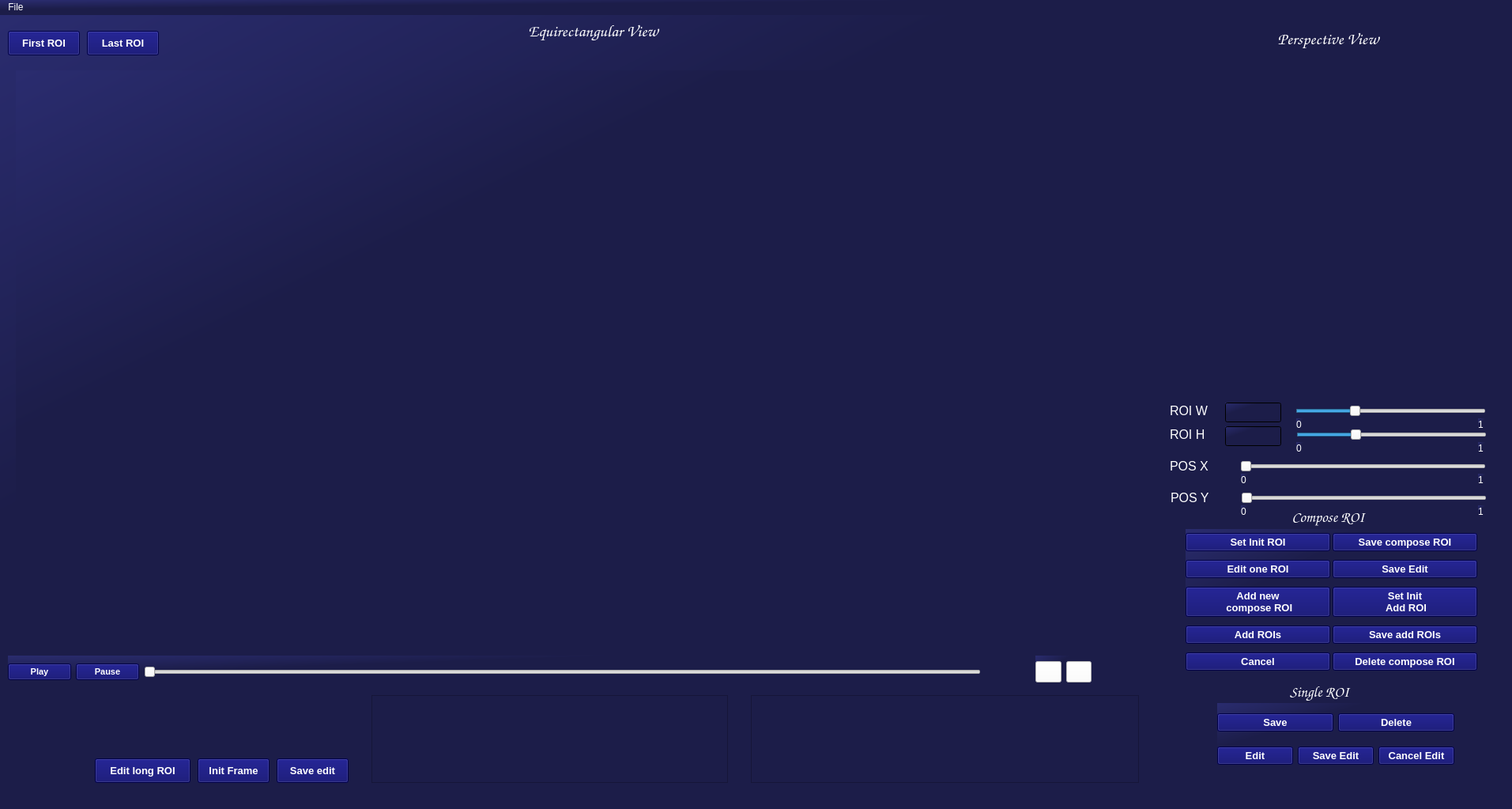
<?xml version="1.0" encoding="UTF-8"?>
<ui version="4.0">
 <class>Anottation</class>
 <widget class="QMainWindow" name="Anottation">
  <property name="geometry">
   <rect>
    <x>0</x>
    <y>0</y>
    <width>1913</width>
    <height>1023</height>
   </rect>
  </property>
  <property name="windowTitle">
   <string>MainWindow</string>
  </property>
  <property name="layoutDirection">
   <enum>Qt::LeftToRight</enum>
  </property>
  <property name="styleSheet">
   <string notr="true">background-color: qlineargradient(spread:pad, x1:0, y1:0, x2:1, y2:1, stop:0 rgba(42, 44, 111, 255), stop:0.315789 rgba(28, 29, 73, 255));
color:rgb(255,255,255);
border-color: rgb(44, 0, 66);</string>
  </property>
  <widget class="QWidget" name="window">
   <widget class="QLabel" name="label">
    <property name="geometry">
     <rect>
      <x>470</x>
      <y>0</y>
      <width>561</width>
      <height>41</height>
     </rect>
    </property>
    <property name="font">
     <font>
      <family>Comic Sans MS</family>
      <pointsize>16</pointsize>
      <weight>75</weight>
      <bold>true</bold>
     </font>
    </property>
    <property name="styleSheet">
     <string notr="true">background-color:none;</string>
    </property>
    <property name="text">
     <string>Equirectangular View</string>
    </property>
    <property name="alignment">
     <set>Qt::AlignCenter</set>
    </property>
   </widget>
   <widget class="QLabel" name="label_2">
    <property name="geometry">
     <rect>
      <x>1510</x>
      <y>10</y>
      <width>341</width>
      <height>41</height>
     </rect>
    </property>
    <property name="font">
     <font>
      <family>Comic Sans MS</family>
      <pointsize>16</pointsize>
      <weight>75</weight>
      <bold>true</bold>
     </font>
    </property>
    <property name="styleSheet">
     <string notr="true">background-color:none;</string>
    </property>
    <property name="text">
     <string>Perspective View</string>
    </property>
    <property name="alignment">
     <set>Qt::AlignCenter</set>
    </property>
   </widget>
   <widget class="QSlider" name="slider_fov_w">
    <property name="geometry">
     <rect>
      <x>1639</x>
      <y>490</y>
      <width>241</width>
      <height>22</height>
     </rect>
    </property>
    <property name="styleSheet">
     <string notr="true">background-color:none;</string>
    </property>
    <property name="minimum">
     <number>0</number>
    </property>
    <property name="maximum">
     <number>100</number>
    </property>
    <property name="singleStep">
     <number>1</number>
    </property>
    <property name="pageStep">
     <number>1</number>
    </property>
    <property name="value">
     <number>30</number>
    </property>
    <property name="orientation">
     <enum>Qt::Horizontal</enum>
    </property>
    <property name="tickPosition">
     <enum>QSlider::NoTicks</enum>
    </property>
    <property name="tickInterval">
     <number>1</number>
    </property>
   </widget>
   <widget class="QLabel" name="label_3">
    <property name="geometry">
     <rect>
      <x>1480</x>
      <y>490</y>
      <width>91</width>
      <height>21</height>
     </rect>
    </property>
    <property name="font">
     <font>
      <family>Arial</family>
      <pointsize>12</pointsize>
     </font>
    </property>
    <property name="styleSheet">
     <string notr="true">background-color:none;</string>
    </property>
    <property name="text">
     <string>ROI W</string>
    </property>
   </widget>
   <widget class="QLabel" name="label_4">
    <property name="geometry">
     <rect>
      <x>1480</x>
      <y>520</y>
      <width>91</width>
      <height>21</height>
     </rect>
    </property>
    <property name="font">
     <font>
      <family>Arial</family>
      <pointsize>12</pointsize>
     </font>
    </property>
    <property name="styleSheet">
     <string notr="true">background-color:none;</string>
    </property>
    <property name="text">
     <string>ROI H</string>
    </property>
   </widget>
   <widget class="QSlider" name="slider_fov_h">
    <property name="geometry">
     <rect>
      <x>1640</x>
      <y>520</y>
      <width>241</width>
      <height>22</height>
     </rect>
    </property>
    <property name="styleSheet">
     <string notr="true">background-color:none;</string>
    </property>
    <property name="minimum">
     <number>0</number>
    </property>
    <property name="maximum">
     <number>100</number>
    </property>
    <property name="pageStep">
     <number>1</number>
    </property>
    <property name="value">
     <number>30</number>
    </property>
    <property name="orientation">
     <enum>Qt::Horizontal</enum>
    </property>
    <property name="tickPosition">
     <enum>QSlider::NoTicks</enum>
    </property>
    <property name="tickInterval">
     <number>1</number>
    </property>
   </widget>
   <widget class="QLabel" name="label_7">
    <property name="geometry">
     <rect>
      <x>1640</x>
      <y>510</y>
      <width>16</width>
      <height>16</height>
     </rect>
    </property>
    <property name="text">
     <string>0</string>
    </property>
   </widget>
   <widget class="QLabel" name="label_8">
    <property name="geometry">
     <rect>
      <x>1870</x>
      <y>510</y>
      <width>16</width>
      <height>16</height>
     </rect>
    </property>
    <property name="text">
     <string>1</string>
    </property>
   </widget>
   <widget class="QLabel" name="label_9">
    <property name="geometry">
     <rect>
      <x>1870</x>
      <y>540</y>
      <width>16</width>
      <height>16</height>
     </rect>
    </property>
    <property name="text">
     <string>1</string>
    </property>
   </widget>
   <widget class="QLabel" name="label_10">
    <property name="geometry">
     <rect>
      <x>1640</x>
      <y>540</y>
      <width>16</width>
      <height>16</height>
     </rect>
    </property>
    <property name="text">
     <string>0</string>
    </property>
   </widget>
   <widget class="QLabel" name="equi_image">
    <property name="geometry">
     <rect>
      <x>20</x>
      <y>70</y>
      <width>1450</width>
      <height>725</height>
     </rect>
    </property>
    <property name="maximumSize">
     <size>
      <width>16000</width>
      <height>8000</height>
     </size>
    </property>
    <property name="font">
     <font>
      <pointsize>10</pointsize>
     </font>
    </property>
    <property name="mouseTracking">
     <bool>true</bool>
    </property>
    <property name="text">
     <string/>
    </property>
   </widget>
   <widget class="QLabel" name="perspective_image">
    <property name="geometry">
     <rect>
      <x>1480</x>
      <y>70</y>
      <width>400</width>
      <height>400</height>
     </rect>
    </property>
    <property name="styleSheet">
     <string notr="true">background-color: rgb(28, 29, 73);</string>
    </property>
    <property name="text">
     <string/>
    </property>
   </widget>
   <widget class="QLabel" name="text_nfov_information">
    <property name="geometry">
     <rect>
      <x>30</x>
      <y>850</y>
      <width>381</width>
      <height>81</height>
     </rect>
    </property>
    <property name="font">
     <font>
      <family>Arial</family>
      <pointsize>10</pointsize>
      <italic>true</italic>
     </font>
    </property>
    <property name="styleSheet">
     <string notr="true">background-color:none;</string>
    </property>
    <property name="text">
     <string/>
    </property>
    <property name="alignment">
     <set>Qt::AlignLeading|Qt::AlignLeft|Qt::AlignVCenter</set>
    </property>
   </widget>
   <widget class="QLabel" name="label_11">
    <property name="geometry">
     <rect>
      <x>1870</x>
      <y>620</y>
      <width>16</width>
      <height>16</height>
     </rect>
    </property>
    <property name="text">
     <string>1</string>
    </property>
   </widget>
   <widget class="QLabel" name="label_12">
    <property name="geometry">
     <rect>
      <x>1570</x>
      <y>580</y>
      <width>16</width>
      <height>16</height>
     </rect>
    </property>
    <property name="text">
     <string>0</string>
    </property>
   </widget>
   <widget class="QLabel" name="label_5">
    <property name="geometry">
     <rect>
      <x>1481</x>
      <y>600</y>
      <width>91</width>
      <height>21</height>
     </rect>
    </property>
    <property name="font">
     <font>
      <family>Arial</family>
      <pointsize>12</pointsize>
     </font>
    </property>
    <property name="styleSheet">
     <string notr="true">background-color:none;</string>
    </property>
    <property name="text">
     <string>POS Y</string>
    </property>
   </widget>
   <widget class="QSlider" name="slider_pos_x">
    <property name="geometry">
     <rect>
      <x>1569</x>
      <y>560</y>
      <width>311</width>
      <height>22</height>
     </rect>
    </property>
    <property name="styleSheet">
     <string notr="true">background-color:none;</string>
    </property>
    <property name="minimum">
     <number>0</number>
    </property>
    <property name="maximum">
     <number>1450</number>
    </property>
    <property name="singleStep">
     <number>1</number>
    </property>
    <property name="pageStep">
     <number>1</number>
    </property>
    <property name="value">
     <number>0</number>
    </property>
    <property name="orientation">
     <enum>Qt::Horizontal</enum>
    </property>
    <property name="tickPosition">
     <enum>QSlider::NoTicks</enum>
    </property>
    <property name="tickInterval">
     <number>1</number>
    </property>
   </widget>
   <widget class="QLabel" name="label_6">
    <property name="geometry">
     <rect>
      <x>1480</x>
      <y>560</y>
      <width>91</width>
      <height>21</height>
     </rect>
    </property>
    <property name="font">
     <font>
      <family>Arial</family>
      <pointsize>12</pointsize>
     </font>
    </property>
    <property name="styleSheet">
     <string notr="true">background-color:none;</string>
    </property>
    <property name="text">
     <string>POS X</string>
    </property>
   </widget>
   <widget class="QSlider" name="slider_pos_y">
    <property name="geometry">
     <rect>
      <x>1570</x>
      <y>600</y>
      <width>311</width>
      <height>22</height>
     </rect>
    </property>
    <property name="styleSheet">
     <string notr="true">background-color:none;</string>
    </property>
    <property name="minimum">
     <number>0</number>
    </property>
    <property name="maximum">
     <number>725</number>
    </property>
    <property name="pageStep">
     <number>1</number>
    </property>
    <property name="value">
     <number>0</number>
    </property>
    <property name="orientation">
     <enum>Qt::Horizontal</enum>
    </property>
    <property name="tickPosition">
     <enum>QSlider::NoTicks</enum>
    </property>
    <property name="tickInterval">
     <number>1</number>
    </property>
   </widget>
   <widget class="QLabel" name="label_13">
    <property name="geometry">
     <rect>
      <x>1870</x>
      <y>580</y>
      <width>16</width>
      <height>16</height>
     </rect>
    </property>
    <property name="text">
     <string>1</string>
    </property>
   </widget>
   <widget class="QLabel" name="label_14">
    <property name="geometry">
     <rect>
      <x>1570</x>
      <y>620</y>
      <width>16</width>
      <height>16</height>
     </rect>
    </property>
    <property name="text">
     <string>0</string>
    </property>
   </widget>
   <widget class="QLabel" name="label_15">
    <property name="geometry">
     <rect>
      <x>1510</x>
      <y>620</y>
      <width>341</width>
      <height>30</height>
     </rect>
    </property>
    <property name="font">
     <font>
      <family>Comic Sans MS</family>
      <pointsize>14</pointsize>
      <weight>75</weight>
      <bold>true</bold>
     </font>
    </property>
    <property name="styleSheet">
     <string notr="true">background-color:none;</string>
    </property>
    <property name="text">
     <string>Compose ROI</string>
    </property>
    <property name="alignment">
     <set>Qt::AlignCenter</set>
    </property>
   </widget>
   <widget class="QScrollArea" name="scroll_area_compose_ROI">
    <property name="geometry">
     <rect>
      <x>950</x>
      <y>860</y>
      <width>491</width>
      <height>111</height>
     </rect>
    </property>
    <property name="font">
     <font>
      <pointsize>14</pointsize>
     </font>
    </property>
    <property name="styleSheet">
     <string notr="true">background-color:rgb(28, 29, 73);</string>
    </property>
    <property name="widgetResizable">
     <bool>true</bool>
    </property>
    <widget class="QWidget" name="scroll_area_ROI_contents_2">
     <property name="geometry">
      <rect>
       <x>0</x>
       <y>0</y>
       <width>489</width>
       <height>109</height>
      </rect>
     </property>
    </widget>
   </widget>
   <widget class="QScrollArea" name="scroll_area_ROI">
    <property name="geometry">
     <rect>
      <x>470</x>
      <y>860</y>
      <width>451</width>
      <height>111</height>
     </rect>
    </property>
    <property name="font">
     <font>
      <pointsize>14</pointsize>
     </font>
    </property>
    <property name="styleSheet">
     <string notr="true">background-color: rgb(28, 29, 73);</string>
    </property>
    <property name="widgetResizable">
     <bool>true</bool>
    </property>
    <widget class="QWidget" name="scroll_area_ROI_contents">
     <property name="geometry">
      <rect>
       <x>0</x>
       <y>0</y>
       <width>449</width>
       <height>109</height>
      </rect>
     </property>
    </widget>
   </widget>
   <widget class="QWidget" name="gridLayoutWidget_2">
    <property name="geometry">
     <rect>
      <x>1500</x>
      <y>650</y>
      <width>369</width>
      <height>186</height>
     </rect>
    </property>
    <layout class="QGridLayout" name="gridLayout_2">
     <property name="horizontalSpacing">
      <number>3</number>
     </property>
     <item row="0" column="1">
      <widget class="QPushButton" name="button_end_ROI">
       <property name="font">
        <font>
         <family>Arial</family>
         <pointsize>10</pointsize>
         <weight>75</weight>
         <bold>true</bold>
        </font>
       </property>
       <property name="styleSheet">
        <string notr="true">background-color: rgb(0, 0, 100);</string>
       </property>
       <property name="text">
        <string>Save compose ROI</string>
       </property>
      </widget>
     </item>
     <item row="5" column="1">
      <widget class="QPushButton" name="button_delete_compose_ROI">
       <property name="font">
        <font>
         <family>Arial</family>
         <pointsize>10</pointsize>
         <weight>75</weight>
         <bold>true</bold>
        </font>
       </property>
       <property name="styleSheet">
        <string notr="true">background-color: rgb(0, 0, 100);</string>
       </property>
       <property name="text">
        <string>Delete compose ROI</string>
       </property>
      </widget>
     </item>
     <item row="1" column="0">
      <widget class="QPushButton" name="button_edit_one_compose_ROI">
       <property name="font">
        <font>
         <family>Arial</family>
         <pointsize>10</pointsize>
         <weight>75</weight>
         <bold>true</bold>
        </font>
       </property>
       <property name="styleSheet">
        <string notr="true">background-color: rgb(0, 0, 100);</string>
       </property>
       <property name="text">
        <string>Edit one ROI</string>
       </property>
      </widget>
     </item>
     <item row="3" column="0">
      <widget class="QPushButton" name="button_add_compose_roi">
       <property name="font">
        <font>
         <family>Arial</family>
         <pointsize>10</pointsize>
         <weight>75</weight>
         <bold>true</bold>
        </font>
       </property>
       <property name="styleSheet">
        <string notr="true">background-color: rgb(0, 0, 100);</string>
       </property>
       <property name="text">
        <string>Add ROIs</string>
       </property>
      </widget>
     </item>
     <item row="5" column="0">
      <widget class="QPushButton" name="button_cancel_edit_compose_ROI">
       <property name="font">
        <font>
         <family>Arial</family>
         <pointsize>10</pointsize>
         <weight>75</weight>
         <bold>true</bold>
        </font>
       </property>
       <property name="styleSheet">
        <string notr="true">background-color: rgb(0, 0, 100);</string>
       </property>
       <property name="text">
        <string>Cancel</string>
       </property>
      </widget>
     </item>
     <item row="0" column="0">
      <widget class="QPushButton" name="button_init_ROI">
       <property name="font">
        <font>
         <family>Arial</family>
         <pointsize>10</pointsize>
         <weight>75</weight>
         <bold>true</bold>
        </font>
       </property>
       <property name="styleSheet">
        <string notr="true">background-color: rgb(0, 0, 100);</string>
       </property>
       <property name="text">
        <string>Set Init ROI</string>
       </property>
      </widget>
     </item>
     <item row="3" column="1">
      <widget class="QPushButton" name="button_save_add_ROI">
       <property name="font">
        <font>
         <family>Arial</family>
         <pointsize>10</pointsize>
         <weight>75</weight>
         <bold>true</bold>
        </font>
       </property>
       <property name="styleSheet">
        <string notr="true">background-color: rgb(0, 0, 100);</string>
       </property>
       <property name="text">
        <string>Save add ROIs</string>
       </property>
      </widget>
     </item>
     <item row="1" column="1">
      <widget class="QPushButton" name="button_save_edit_compose_ROI">
       <property name="font">
        <font>
         <family>Arial</family>
         <pointsize>10</pointsize>
         <weight>75</weight>
         <bold>true</bold>
        </font>
       </property>
       <property name="styleSheet">
        <string notr="true">background-color: rgb(0, 0, 100);</string>
       </property>
       <property name="text">
        <string>Save Edit</string>
       </property>
      </widget>
     </item>
     <item row="2" column="0">
      <widget class="QPushButton" name="button_add_new_CROI">
       <property name="font">
        <font>
         <family>Arial</family>
         <pointsize>10</pointsize>
         <weight>75</weight>
         <bold>true</bold>
        </font>
       </property>
       <property name="styleSheet">
        <string notr="true">background-color: rgb(0, 0, 100);</string>
       </property>
       <property name="text">
        <string>Add new 
 compose ROI</string>
       </property>
      </widget>
     </item>
     <item row="2" column="1">
      <widget class="QPushButton" name="button_set_new_CROI">
       <property name="font">
        <font>
         <family>Arial</family>
         <pointsize>10</pointsize>
         <weight>75</weight>
         <bold>true</bold>
        </font>
       </property>
       <property name="styleSheet">
        <string notr="true">background-color: rgb(0, 0, 100);</string>
       </property>
       <property name="text">
        <string>Set Init 
 Add ROI</string>
       </property>
      </widget>
     </item>
    </layout>
   </widget>
   <widget class="QWidget" name="gridLayoutWidget">
    <property name="geometry">
     <rect>
      <x>1540</x>
      <y>870</y>
      <width>300</width>
      <height>91</height>
     </rect>
    </property>
    <layout class="QGridLayout" name="gridLayout">
     <item row="1" column="0">
      <layout class="QHBoxLayout" name="horizontalLayout_5">
       <item>
        <widget class="QPushButton" name="button_edit_ROI">
         <property name="font">
          <font>
           <family>Arial</family>
           <pointsize>10</pointsize>
           <weight>75</weight>
           <bold>true</bold>
          </font>
         </property>
         <property name="styleSheet">
          <string notr="true">background-color: rgb(0, 0, 100);</string>
         </property>
         <property name="text">
          <string>Edit</string>
         </property>
        </widget>
       </item>
       <item>
        <widget class="QPushButton" name="button_save_edit">
         <property name="font">
          <font>
           <family>Arial</family>
           <pointsize>10</pointsize>
           <weight>75</weight>
           <bold>true</bold>
          </font>
         </property>
         <property name="styleSheet">
          <string notr="true">background-color: rgb(0, 0, 100);</string>
         </property>
         <property name="text">
          <string>Save Edit</string>
         </property>
        </widget>
       </item>
       <item>
        <widget class="QPushButton" name="button_cancel_edit">
         <property name="font">
          <font>
           <family>Arial</family>
           <pointsize>10</pointsize>
           <weight>75</weight>
           <bold>true</bold>
          </font>
         </property>
         <property name="styleSheet">
          <string notr="true">background-color: rgb(0, 0, 100);</string>
         </property>
         <property name="text">
          <string>Cancel Edit</string>
         </property>
        </widget>
       </item>
      </layout>
     </item>
     <item row="0" column="0">
      <layout class="QHBoxLayout" name="horizontalLayout_4">
       <item>
        <widget class="QPushButton" name="button_save_ROI">
         <property name="font">
          <font>
           <family>Arial</family>
           <pointsize>10</pointsize>
           <weight>75</weight>
           <bold>true</bold>
          </font>
         </property>
         <property name="styleSheet">
          <string notr="true">background-color: rgb(0, 0, 100);</string>
         </property>
         <property name="text">
          <string>Save</string>
         </property>
        </widget>
       </item>
       <item>
        <widget class="QPushButton" name="button_delete_ROI">
         <property name="font">
          <font>
           <family>Arial</family>
           <pointsize>10</pointsize>
           <weight>75</weight>
           <bold>true</bold>
          </font>
         </property>
         <property name="styleSheet">
          <string notr="true">background-color: rgb(0, 0, 100);</string>
         </property>
         <property name="text">
          <string>Delete</string>
         </property>
        </widget>
       </item>
      </layout>
     </item>
    </layout>
   </widget>
   <widget class="QLabel" name="label_16">
    <property name="geometry">
     <rect>
      <x>1500</x>
      <y>840</y>
      <width>339</width>
      <height>32</height>
     </rect>
    </property>
    <property name="font">
     <font>
      <family>Comic Sans MS</family>
      <pointsize>14</pointsize>
      <weight>75</weight>
      <bold>true</bold>
     </font>
    </property>
    <property name="styleSheet">
     <string notr="true">background-color:none;</string>
    </property>
    <property name="text">
     <string>Single ROI</string>
    </property>
    <property name="alignment">
     <set>Qt::AlignCenter</set>
    </property>
   </widget>
   <widget class="QPushButton" name="button_go_to_first">
    <property name="geometry">
     <rect>
      <x>10</x>
      <y>20</y>
      <width>91</width>
      <height>31</height>
     </rect>
    </property>
    <property name="font">
     <font>
      <family>Arial</family>
      <pointsize>10</pointsize>
      <weight>75</weight>
      <bold>true</bold>
     </font>
    </property>
    <property name="styleSheet">
     <string notr="true">background-color: rgb(0, 0, 100);</string>
    </property>
    <property name="text">
     <string>First ROI</string>
    </property>
   </widget>
   <widget class="QPushButton" name="button_go_to_last">
    <property name="geometry">
     <rect>
      <x>110</x>
      <y>20</y>
      <width>91</width>
      <height>31</height>
     </rect>
    </property>
    <property name="font">
     <font>
      <family>Arial</family>
      <pointsize>10</pointsize>
      <weight>75</weight>
      <bold>true</bold>
     </font>
    </property>
    <property name="styleSheet">
     <string notr="true">background-color: rgb(0, 0, 100);</string>
    </property>
    <property name="text">
     <string>Last ROI</string>
    </property>
   </widget>
   <widget class="QLineEdit" name="input_ROI_W">
    <property name="geometry">
     <rect>
      <x>1550</x>
      <y>490</y>
      <width>71</width>
      <height>25</height>
     </rect>
    </property>
    <property name="font">
     <font>
      <family>Arial</family>
      <pointsize>10</pointsize>
     </font>
    </property>
    <property name="styleSheet">
     <string notr="true"/>
    </property>
   </widget>
   <widget class="QLineEdit" name="input_ROI_H">
    <property name="geometry">
     <rect>
      <x>1550</x>
      <y>520</y>
      <width>71</width>
      <height>25</height>
     </rect>
    </property>
    <property name="font">
     <font>
      <family>Arial</family>
      <pointsize>10</pointsize>
     </font>
    </property>
    <property name="styleSheet">
     <string notr="true"/>
    </property>
   </widget>
   <widget class="QWidget" name="horizontalLayoutWidget">
    <property name="geometry">
     <rect>
      <x>10</x>
      <y>810</y>
      <width>1231</width>
      <height>41</height>
     </rect>
    </property>
    <layout class="QHBoxLayout" name="horizontalLayout">
     <item>
      <widget class="QPushButton" name="button_play_video">
       <property name="font">
        <font>
         <family>Arial</family>
         <pointsize>8</pointsize>
         <weight>75</weight>
         <bold>true</bold>
        </font>
       </property>
       <property name="styleSheet">
        <string notr="true">background-color: rgb(0, 0, 100);</string>
       </property>
       <property name="text">
        <string>Play</string>
       </property>
      </widget>
     </item>
     <item>
      <widget class="QPushButton" name="button_pause_video">
       <property name="font">
        <font>
         <family>Arial</family>
         <pointsize>8</pointsize>
         <weight>75</weight>
         <bold>true</bold>
        </font>
       </property>
       <property name="styleSheet">
        <string notr="true">background-color: rgb(0, 0, 100);</string>
       </property>
       <property name="text">
        <string>Pause</string>
       </property>
      </widget>
     </item>
     <item>
      <widget class="QSlider" name="slider_video_duration">
       <property name="styleSheet">
        <string notr="true">background-color: none;</string>
       </property>
       <property name="orientation">
        <enum>Qt::Horizontal</enum>
       </property>
      </widget>
     </item>
    </layout>
   </widget>
   <widget class="QLabel" name="text_frame_number">
    <property name="geometry">
     <rect>
      <x>1390</x>
      <y>810</y>
      <width>91</width>
      <height>31</height>
     </rect>
    </property>
    <property name="maximumSize">
     <size>
      <width>16777215</width>
      <height>16777215</height>
     </size>
    </property>
    <property name="font">
     <font>
      <family>Arial</family>
      <pointsize>10</pointsize>
      <italic>true</italic>
     </font>
    </property>
    <property name="styleSheet">
     <string notr="true">background-color: rgb(28, 29, 73);</string>
    </property>
    <property name="text">
     <string/>
    </property>
    <property name="alignment">
     <set>Qt::AlignLeading|Qt::AlignLeft|Qt::AlignVCenter</set>
    </property>
   </widget>
   <widget class="QWidget" name="horizontalLayoutWidget_2">
    <property name="geometry">
     <rect>
      <x>1310</x>
      <y>810</y>
      <width>71</width>
      <height>41</height>
     </rect>
    </property>
    <layout class="QHBoxLayout" name="horizontalLayout_3">
     <item>
      <widget class="QPushButton" name="button_previous">
       <property name="font">
        <font>
         <family>Arial</family>
         <pointsize>12</pointsize>
        </font>
       </property>
       <property name="styleSheet">
        <string notr="true">background-color: rgb(255, 255, 255);</string>
       </property>
       <property name="text">
        <string/>
       </property>
       <property name="icon">
        <iconset>
         <normaloff>../Images/left.png</normaloff>../Images/left.png</iconset>
       </property>
      </widget>
     </item>
     <item>
      <widget class="QPushButton" name="button_next">
       <property name="font">
        <font>
         <family>Arial</family>
         <pointsize>12</pointsize>
        </font>
       </property>
       <property name="styleSheet">
        <string notr="true">background-color: rgb(255, 255, 255);</string>
       </property>
       <property name="icon">
        <iconset>
         <normaloff>../Images/right.png</normaloff>../Images/right.png</iconset>
       </property>
      </widget>
     </item>
    </layout>
   </widget>
   <widget class="QLabel" name="text_time">
    <property name="geometry">
     <rect>
      <x>1250</x>
      <y>820</y>
      <width>51</width>
      <height>31</height>
     </rect>
    </property>
    <property name="maximumSize">
     <size>
      <width>16777215</width>
      <height>16777215</height>
     </size>
    </property>
    <property name="font">
     <font>
      <family>Arial</family>
      <pointsize>10</pointsize>
      <italic>true</italic>
     </font>
    </property>
    <property name="styleSheet">
     <string notr="true">background-color: rgb(28, 29, 73);</string>
    </property>
    <property name="text">
     <string/>
    </property>
    <property name="alignment">
     <set>Qt::AlignLeading|Qt::AlignLeft|Qt::AlignVCenter</set>
    </property>
   </widget>
   <widget class="QPushButton" name="button_save_CROI">
    <property name="geometry">
     <rect>
      <x>350</x>
      <y>940</y>
      <width>91</width>
      <height>31</height>
     </rect>
    </property>
    <property name="font">
     <font>
      <family>Arial</family>
      <pointsize>10</pointsize>
      <weight>75</weight>
      <bold>true</bold>
     </font>
    </property>
    <property name="styleSheet">
     <string notr="true">background-color: rgb(0, 0, 100);</string>
    </property>
    <property name="text">
     <string>Save edit</string>
    </property>
   </widget>
   <widget class="QPushButton" name="button_edit_long_CROI">
    <property name="geometry">
     <rect>
      <x>120</x>
      <y>940</y>
      <width>121</width>
      <height>31</height>
     </rect>
    </property>
    <property name="font">
     <font>
      <family>Arial</family>
      <pointsize>10</pointsize>
      <weight>75</weight>
      <bold>true</bold>
     </font>
    </property>
    <property name="styleSheet">
     <string notr="true">background-color: rgb(0, 0, 100);</string>
    </property>
    <property name="text">
     <string>Edit long ROI</string>
    </property>
   </widget>
   <widget class="QPushButton" name="button_set_init_CROI">
    <property name="geometry">
     <rect>
      <x>250</x>
      <y>940</y>
      <width>91</width>
      <height>31</height>
     </rect>
    </property>
    <property name="font">
     <font>
      <family>Arial</family>
      <pointsize>10</pointsize>
      <weight>75</weight>
      <bold>true</bold>
     </font>
    </property>
    <property name="styleSheet">
     <string notr="true">background-color: rgb(0, 0, 100);</string>
    </property>
    <property name="text">
     <string>Init Frame</string>
    </property>
   </widget>
  </widget>
  <widget class="QMenuBar" name="menubar">
   <property name="geometry">
    <rect>
     <x>0</x>
     <y>0</y>
     <width>1913</width>
     <height>26</height>
    </rect>
   </property>
   <widget class="QMenu" name="menuUpload">
    <property name="title">
     <string>File</string>
    </property>
    <addaction name="button_upload_image"/>
    <addaction name="button_upload_folder"/>
    <addaction name="button_upload_video"/>
    <addaction name="button_upload_Annotations"/>
    <addaction name="button_save"/>
   </widget>
   <addaction name="menuUpload"/>
  </widget>
  <action name="button_upload_image">
   <property name="text">
    <string>Upload Image</string>
   </property>
  </action>
  <action name="button_upload_folder">
   <property name="text">
    <string>Upload Folder</string>
   </property>
  </action>
  <action name="button_upload_video">
   <property name="text">
    <string>Upload Video</string>
   </property>
  </action>
  <action name="button_save">
   <property name="text">
    <string>Save</string>
   </property>
  </action>
  <action name="button_upload_Annotations">
   <property name="text">
    <string>Upload Annotations</string>
   </property>
  </action>
 </widget>
 <resources/>
 <connections/>
</ui>
